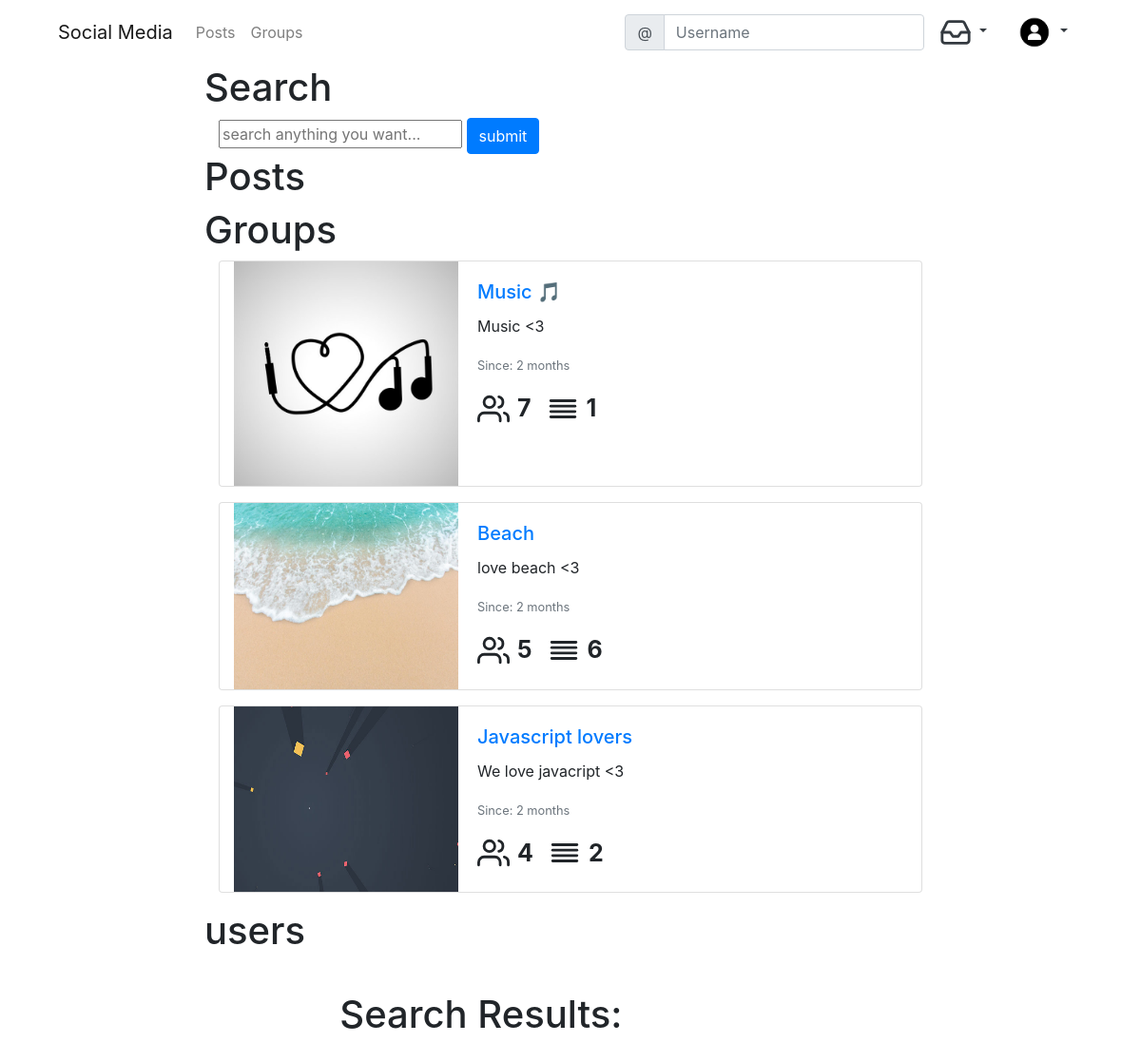
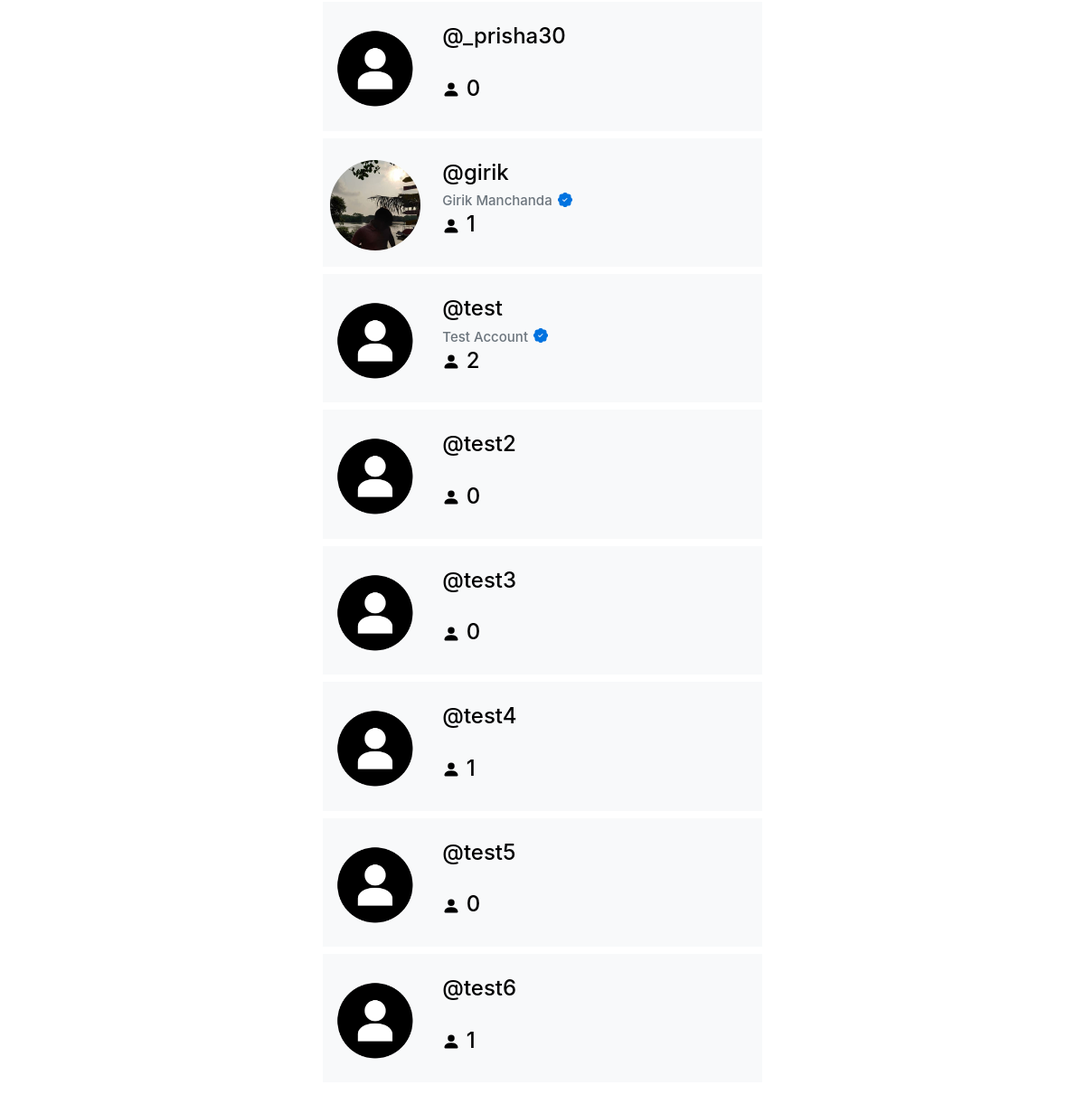
Screenshot of /explore/ (signed in) with the database file from the repository (2 pictures, top to bottom).
### social/models.py (models this page shows)
class UserProfile(models.Model):
    user = models.OneToOneField(User, primary_key=True, related_name='profile', on_delete=models.CASCADE)
    name = models.CharField(max_length = 150, blank = True, null = True)
    bio = models.TextField(max_length = 350, blank = True, null = True)
    GENDER_CHOICES = (
        ('', 'Choose Your Gender'),
        ('Male', 'Male'),
        ('Female', 'Female'),
        ('Rather Not Say', 'Rather Not Say')
    )
    gender = models.CharField(max_length=14, choices=GENDER_CHOICES)
    birth_date = models.DateField(blank = True, null = True)
    location = models.CharField(max_length = 150, blank = True, null = True)
    profile_background = models.ImageField(upload_to='uploads/profile_background', default='uploads/profile_background/default.jpg', blank=True)
    profile_pic = models.ImageField(upload_to='uploads/profile_pictures', default='uploads/profile_pictures/default_img.png', blank=True)
    followers = models.ManyToManyField(User, related_name='followers', blank = True)
    verified = models.BooleanField(default=False)

### groups/models.py (models this page shows, shortened)
class Group(models.Model):
    name = models.CharField(max_length=20, unique=True)
    slug = models.SlugField(allow_unicode=True, unique=True)
    description = models.TextField(blank=True, default='')
    admin = models.ForeignKey(User, blank=True, related_name='admin', on_delete= models.CASCADE)
    moderators = models.ManyToManyField(User, blank=True, related_name='group_moderators')
    ban = models.ManyToManyField(User, blank=True, related_name='group_ban')
    members = models.ManyToManyField(User, through='GroupMember')
    cover = models.ImageField(upload_to='uploads/covers', default='uploads/covers/default.jpg', blank=True)
    created_on = models.DateTimeField(auto_now_add=True)
    def __str__(self):
        return self.name
    class Meta():
        ordering = ["-created_on"]

### social/views.py (the view, shortened to what this page needs)
# urls.py: path('explore/', views.explore.as_view(), name='explore'),
class explore(LoginRequiredMixin,View):
    def get(self, request, *args, **kwargs):
        query = self.request.GET.get('query')
        if not query:
            query = ''
        tag = models.Tag.objects.filter(name=query).first()
        group = group_models.Group.objects.filter(
            Q(name__icontains=query)
        )
        users = models.UserProfile.objects.filter(
            Q(user__username__icontains=query) |
            Q(name__icontains=query)|
            Q(location__icontains=query)
        )
        posts = models.Post.objects.filter(
            Q(body=query) |
            Q(shared_body=query)
        )
        tag_posts = models.Post.objects.filter(tags__in=[tag]) #any post with that tag will come in this qs
        print(group)
        explore_form = forms.exploreForm()
        context = {
            "tag_posts":tag_posts,
            "posts":posts,
            "users":users,
            "groups":group,
            "explore_form": explore_form,
        }
        return render(request, 'social/explore/explore.html', context)

### social/forms.py
class exploreForm(forms.Form):
    query = forms.CharField(
        label='',
        widget = forms.TextInput(attrs={
            'placeholder':'search anything you want...',
        })
    )

### social/templatetags/custom_tags.py (called while the page is built)
@register.inclusion_tag('notif/notifications.html', takes_context = True)
def show_notifications(context):
    request_user = context['request'].user
    notifications = Notification.objects.filter(to_user=request_user).exclude(user_has_seen=True).order_by('-timestamp')
    return {'notifications':notifications}

### templates/social/explore/explore.html (shortened to what this page needs)
{% extends "base.html" %}
{% load bootstrap4 %}
{% block maincontent %}
<h1>Search</h1>
<div class="container-fluid">
    <form action="{% url 'explore' %}">
        {{ explore_form }}
        <button class="btn btn-primary">submit</button>
    </form>
</div>
<h1>Posts</h1>
<h1>Groups</h1>
<div class="container">
    {% for item in groups %}
    <div class="card mb-3 col-md-12">
        <div class="row no-gutters">
          <div class="col-md-4">
           <a href="{% url 'detail-group' item.slug %}"><img src="{{ item.cover.url }}" height="100%" width="100%" alt="..."></a>
          </div>
          <div class="col-md-8">
            <div class="card-body">
              <a href="{% url 'detail-group' item.slug %}"> <h5 class="card-title">{{ item.name }}</h5></a>
              <p class="card-text">{{ item.description }}</p>
              <p class="card-text"><small class="text-muted">Since: {{ item.created_on|timesince }}</small></p>
              <p class="card-text float-left"><i class="mb-2" data-feather="users"></i><span class="font_big ml-2">{{ item.members.all.count }}</span></p>
              <p class="card-text float-left ml-3"><i class="mb-2" data-feather="align-justify"></i><span class="font_big ml-2">{{ item.groupposts.all.count }}</span></p>
            </div>
          </div>
        </div>
      </div>
    {% endfor %}
</div>
<h1>users</h1>
<div class="row justify-content-center mt-3">
    <div class="col-md-8 col-sm-12 p-4">
      <h1>Search Results:</h1>
      {% for person in users %}
      <div class="p-2 pb-4 bg-light mt-2">
        <a class="stretched-link" style="text-decoration:none; color:black;" href="{% url "profile_view" person.pk %}">
           <h4 class="mt-3">
             <img src="{{ person.profile_pic.url }}"  class="float-left" style="border-radius:100%;"  class="mr-2" height="100" width="100" alt="Image Unabale to load">
                <span class="ml-4">@{{ person.user.username }}</span>
             <br>
          <span class="text-muted ml-4" style="font-size:15px;">{% if person.name %}{{ person.name }}{% endif %}</span>
            <br>
          <span class="ml-4">
            <svg xmlns="http://www.w3.org/2000/svg" width="20" height="20" fill="currentColor" class="bi bi-person-fill" viewBox="0 0 16 16">
              <path d="M3 14s-1 0-1-1 1-4 6-4 6 3 6 4-1 1-1 1H3zm5-6a3 3 0 1 0 0-6 3 3 0 0 0 0 6z"/>
            </svg> {{ person.followers.count }}
          </span>
       </h4>
           </a>
      </div>
      {% endfor %}
    </div>
{% endblock %}

### templates/base.html (shortened to what this page needs)
<!DOCTYPE html>
{% load static %}
{% load custom_tags %}
<html lang="en" dir="ltr">
  <head>
    <link rel="stylesheet" href="{% static 'css/master.css' %}">
    <link rel="stylesheet" href="https://cdn.jsdelivr.net/npm/bootstrap@4.6.0/dist/css/bootstrap.min.css"
>
  </head>
  <body>
  <div class="container">
    <nav class="MynavigationBar navbar navbar-expand-lg navbar-light sticky">
      <a class="navbar-brand" href="{% if user.is_authenticated %}{% url "post_list" %}{% else %}{% url "home" %}{% endif %}">Social Media</a>
      <div class="collapse navbar-collapse" id="navbarNavDropdown">
        <ul class="navbar-nav mr-auto mt-2 mt-lg-0">
          {% if user.is_authenticated %}
          <li class="nav-item">
            <a class="nav-link" href="{% url "post_list" %}">Posts</a>
          </li>
          <li class="nav-item">
            <a class="nav-link" href="{% url "list-group" %}">Groups</a>
          </li>
          {% endif %}
        </ul>
        <form class="form-inline" action="{% url "search" %}">
          <div class="input-group">
            <div class="input-group-prepend">
              <span class="input-group-text" id="basic-addon1">@</span>
            </div>
            <input type="text" class="form-control" placeholder="Username" aria-label="Username" aria-describedby="basic-addon1" name="query" value="{{ request.GET.query }}">
          </div>
        </form>
        {% if user.is_authenticated %}
        <div class="nav-item dropdown">
          <a class="nav-link dropdown-toggle text-dark" href="#" data-bs-toggle="dropdown"  id="naavbarnotif"  role="button" data-toggle="dropdown" aria-haspopup="true" aria-expanded="false">
            <i data-feather="inbox"></i>
          </a>
        </div>
        {% endif %}
        {% if user.is_authenticated %}
          <div class="nav-item dropdown">
            <a class="nav-link dropdown-toggle text-dark" href="#" data-bs-toggle="dropdown"  id="navbarDropdownMenuLink"  role="button" data-toggle="dropdown" aria-haspopup="true" aria-expanded="false">
              <img src="{{ user.profile.profile_pic.url }}" class="round_img" height="36" widht="36" alt="img not loaded">
            </a>
          </div>
          {% endif %}
      </div>
    </nav>
</div>
<div class="container-fluid">
<div class="row">
  <div class="col-lg-2 col-md-2 col-sm-12">
  </div>
  <div class="col-lg-8 col-md-10 col-sm-12">
  {% block maincontent %}
  {% endblock %}
  </div>
</div>
</div>
  </body>
</html>

### static_in_venv/css/master.css (style rules this page uses)
.round_img { border-radius: 100%; }
.feather { width: 34px; height: 34px; stroke: currentColor; stroke-width: 2; stroke-linecap: round; stroke-linejoin: round; fill: none; }
.font_big { font-size: 25px; font-weight: bold; margin-top: 5px; }

### rows the page displays
Group: cover (picture), name "Music 🎵", description "Music <3", created_on "2 months", members.all.count "7", groupposts.all.count "1"
Group: cover (picture), name "Beach", description "love beach <3", created_on "2 months", members.all.count "5", groupposts.all.count "6"
Group: cover (picture), name "Javascript lovers", description "We love javacript <3", created_on "2 months", members.all.count "4", groupposts.all.count "2"
UserProfile: profile_pic (placeholder picture), user.username "_prisha30", followers.count "0"
UserProfile: profile_pic (picture), user.username "girik", name "Girik Manchanda", verified True (drawn), followers.count "1"
UserProfile: profile_pic (placeholder picture), user.username "test", name "Test Account", verified True (drawn), followers.count "2"
UserProfile: profile_pic (placeholder picture), user.username "test2", followers.count "0"
UserProfile: profile_pic (placeholder picture), user.username "test3", followers.count "0"
UserProfile: profile_pic (placeholder picture), user.username "test4", followers.count "1"
UserProfile: profile_pic (placeholder picture), user.username "test5", followers.count "0"
UserProfile: profile_pic (placeholder picture), user.username "test6", followers.count "1"
